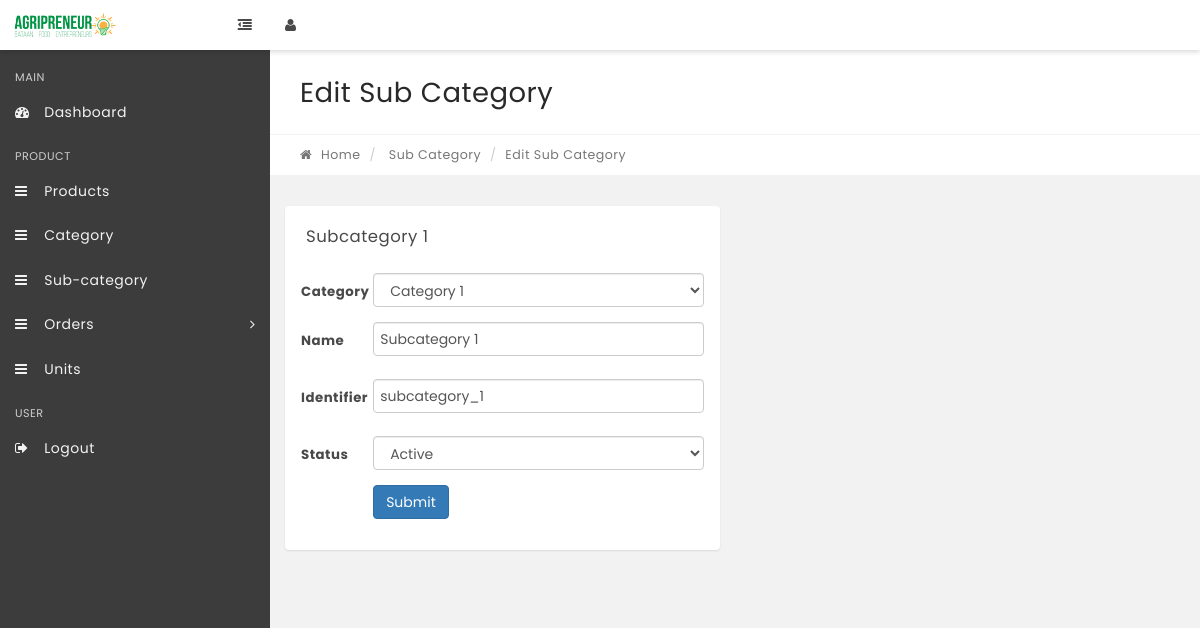
The app's page /admin/subcategory/edit/1 with its own data.
### tables this page shows
CREATE TABLE `tbl_sub_category` (
  `subcategory_id` int(11) NOT NULL,
  `category_id` int(11) NOT NULL,
  `subcategory_name` varchar(255) NOT NULL,
  `subcategory_identifier` varchar(255) NOT NULL,
  `subcategory_status` int(11) NOT NULL,
  `timestamp_create` timestamp NOT NULL DEFAULT CURRENT_TIMESTAMP,
  `timestampe_update` timestamp NOT NULL DEFAULT '0000-00-00 00:00:00' ON UPDATE CURRENT_TIMESTAMP
);

CREATE TABLE `tbl_category` (
  `category_id` int(11) NOT NULL,
  `category_name` varchar(255) NOT NULL,
  `category_identifier` varchar(255) NOT NULL,
  `category_status` int(11) NOT NULL,
  `timestamp_created` timestamp NOT NULL DEFAULT CURRENT_TIMESTAMP,
  `timestamp_update` timestamp NOT NULL DEFAULT '0000-00-00 00:00:00' ON UPDATE CURRENT_TIMESTAMP
);

### application/libraries/Template.php (called while the page is built, shortened)
<?php
class Template {
    var $use_template = '';
    var $use_template_file = '';
    var $template_data = array();
	var $CI;
	function __construct(){
		$this->CI =& get_instance();
	}
	function set_title($title){
		$this->template_data['title'] = $title;
	}
	function set_additional_css($css_set){
        $this->template_data['additional_css'] = $css_set;
    }
    function set_additional_js($js_set){
        $this->template_data['add_js'] = $js_set;
    }
    public function set_template($name,$file="template"){
        $this->use_template = $name;
        $this->use_template_file = $file;
    }
    public function load_sub($key,$value){
        if(is_array($key)){
            $this->template_data = $key;
        }else{
            $this->template_data[$key] = $value;
        }
    }
    public function load($path){
        $content = $this->CI->load->view($path,$this->template_data,true);
        $this->template_data["content"] = $content;
        $template_path = $this->use_template . "/" . $this->use_template_file;
        $this->CI->load->view("templates/".$template_path,$this->template_data);
    }
}

### application/controllers/Admin.php (called while the page is built, shortened)
<?php
class Admin extends CI_Controller {
    function __construct(){
        $styles = array(
            'assets/user/css/prism/prism.css',
            'assets/user/css/ladda/ladda-themeless.min.css',
		);
		$js = array(
            'assets/user/js/login.js',
            'assets/user/js/user.js',
            'assets/user/js/admin.js',
            'assets/user/js/switchery/switchery.min.js',
            'assets/user/js/ladda/ladda.min.js',
            'assets/user/js/prism/prism.js'
		);
		$this->template->set_additional_css($styles);
		$this->template->set_additional_js($js);
        $this->template->set_title('Admin - Dashboard');
        $this->template->set_template('admin');
    }
    function sub_category_edit($id)
    {
        $this->template->load_sub('user', $this->user_model->get_user_data($this->session->userdata('id')));
        $this->template->load_sub('categories', $this->category_model->get_category_data());
        $this->template->load_sub('subcategory', $this->subcategory_model->get_subcategory_info($id));
        $this->template->load('admin/edit_sub_category');
    }
}

### index.php (called while the page is built, shortened)
<?php
require_once BASEPATH.'core/CodeIgniter.php';

### application/models/Subcategory_model.php (called while the page is built, shortened)
<?php
class Subcategory_model extends CI_Model {
    function get_subcategory_info($id)
    {
        $this->db->select('*');
        $this->db->from('tbl_sub_category');
        $this->db->where('subcategory_id', $id);
        $query = $this->db->get();
        if($query->num_rows()){
			return $query->row();
		}
		return [];
    }
}

### application/models/Category_model.php (called while the page is built, shortened)
<?php
class Category_model extends CI_Model {
    function get_category_data()
    {
        $this->db->select('*');
        $this->db->from('tbl_category');
        $query = $this->db->get();
        if($query->num_rows()){
			return $query->result();
		}
		return [];
    }
}

### application/views/admin/edit_sub_category.php (the view, shortened to what this page needs)
<div class="row page-title-div">
	<div class="col-md-6">
		<h2 class="title">Edit Sub Category</h2>
	</div>
	<div class="col-md-6 right-side">
	</div>
</div>
<div class="row breadcrumb-div">
	<div class="col-md-6">
		<ul class="breadcrumb">
			<li>
				<a href="<?php echo base_url();?>/admin">
					<i class="fa fa-home"></i> Home</a>
			</li>
			<li>
				<a href="<?php echo base_url();?>admin/subcategory">Sub Category</a>
			</li>
			<li class="active">Edit Sub Category</li>
		</ul>
	</div>
</div>
<section class="section">
	<div class="row">
		<div class="col-md-6">
			<div class="panel">
				<div class="panel-heading">
					<div class="panel-title">
						<h5><?php echo ucfirst($subcategory->subcategory_name);?></h5>
					</div>
				</div>
				<div class="panel-body">
					<form class="form-horizontal" id="edit_sub_category">
                        <div class="form-group">
							<label for="category" class="col-sm-2 control-label">Category</label>
							<div class="col-sm-10">
                                <select class="form-control" name="category" id="category">
                                    <?php
                                        foreach($categories as $category){
                                            ?>
                                                <option value="<?php echo $category->category_id;?>" <?php if($subcategory->category_id == $category->category_id){echo 'selected';} ?>><?php echo $category->category_name;?></option>
                                            <?php
                                        }
                                    ?>
                                </select>
							</div>
						</div>
						<div class="form-group">
							<label for="subcategory_name" class="col-sm-2 control-label">Name</label>
							<div class="col-sm-10">
								<input type="text" class="form-control" id="subcategory_name" name ="subcategory_name" value="<?php echo $subcategory->subcategory_name;?>">
							</div>
						</div>
						<div class="form-group">
							<label for="subcategory_identifier" class="col-sm-2 control-label">Identifier</label>
							<div class="col-sm-10">
								<input type="text" class="form-control" id="subcategory_identifier" name="subcategory_identifier" value="<?php echo $subcategory->subcategory_identifier;?>">
							</div>
						</div>
						<div class="form-group">
							<label for="status" class="col-sm-2 control-label">Status</label>
							<div class="col-sm-10">
                                <select class="form-control" name="status" id="status">
                                    <option value="1" <?php if($subcategory->subcategory_status == 1) {echo 'selected';} ?>>Active</option>
                                </select>
							</div>
						</div>
						<div class="form-group">
							<div class="col-sm-offset-2 col-sm-10">
								<button type="submit" class="btn btn-primary">Submit</button>
							</div>
						</div>
					</form>
				</div>
			</div>
		</div>
	</div>
</section>

### records on screen
tbl_sub_category: subcategory_name "Subcategory 1", category "Category 1", subcategory_identifier "subcategory_1", status "Active"
